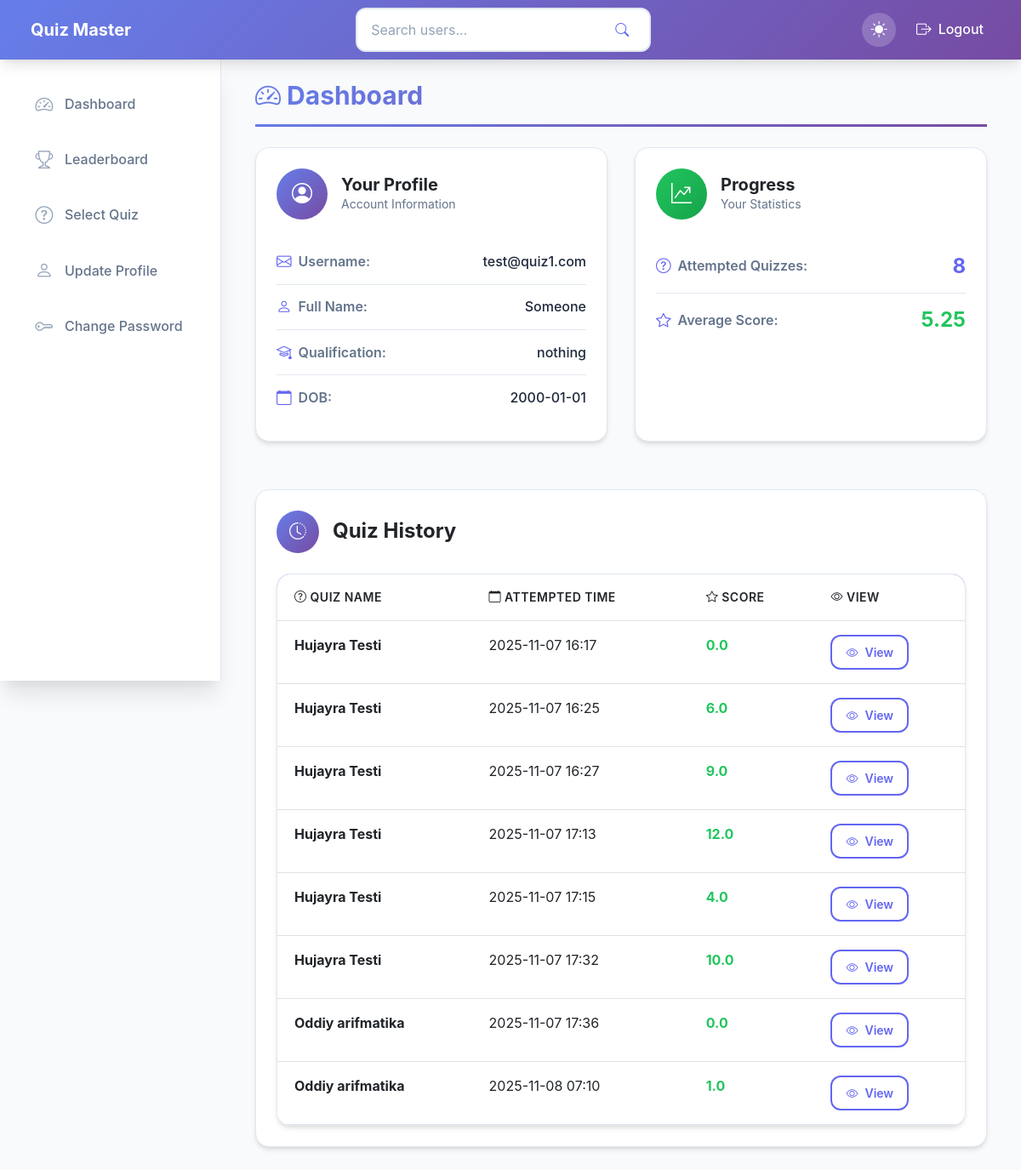
The page /dashboard (signed in) on the database its author committed.
### app/models/user.py (models this page shows, shortened)
class User(db.Model, UserMixin):
    id = db.Column(db.Integer, primary_key=True)
    username = db.Column(db.String(80), unique=True, nullable=False)
    password_hash = db.Column(db.String(200), nullable=False)
    fullname = db.Column(db.String(100), nullable=False)
    qualification = db.Column(db.String)
    dob = db.Column(db.Date)
    is_admin = db.Column(db.Boolean, default=False)
    avatar = db.Column(db.String(200), default='person-circle')  # Bootstrap icon name
    scores = db.relationship('Score', backref='user', lazy=True)

### app/models/score.py (models this page shows)
class Score(db.Model):
    id = db.Column(db.Integer, primary_key=True)
    total_scored = db.Column(db.Float, nullable=False)
    timestamp = db.Column(db.DateTime, default=db.func.current_timestamp())
    quiz_id = db.Column(db.Integer, db.ForeignKey('quiz.id'), nullable=False)
    user_id = db.Column(db.Integer, db.ForeignKey('user.id'), nullable=False)
    answers = db.relationship('Answer', backref='score', lazy=True)

### app/models/quiz.py (models this page shows)
class Quiz(db.Model):
    id = db.Column(db.Integer, primary_key=True)
    name = db.Column(db.String(100), nullable=False)
    date_of_quiz = db.Column(db.DateTime)
    time_duration = db.Column(db.Integer, default=0)
    chapter_id = db.Column(db.Integer, db.ForeignKey('chapter.id'), nullable=False)
    questions = db.relationship('Question', backref='quiz', lazy=True)
    scores = db.relationship('Score', backref='quiz', lazy=True)

### app/controllers/users_controller.py (the view)
@users_bp.route("/dashboard")
@login_required
def dashboard():
    scores = Score.query.filter_by(user_id=current_user.id).all()
    total_attempted_quizzes = len(scores)
    average_score = sum([s.total_scored for s in scores]) / total_attempted_quizzes if total_attempted_quizzes > 0 else 0
    return render_template("user/dashboard.html",
                           scores=scores,
                           total_attempted_quizzes=total_attempted_quizzes,
                           average_score=average_score)

### app/templates/user/dashboard.html (shortened to what this page needs)
{% extends "layout.html" %}
{% block content %}
<h1 class="page-title">
    <i class="bi bi-speedometer2"></i> Dashboard
</h1>
<section class="mb-6">
    <div style="display: grid; grid-template-columns: repeat(auto-fit, minmax(300px, 1fr)); gap: 2rem; margin-bottom: 2rem;">
        <div class="card">
            <div class="card-body">
                <div style="display: flex; align-items: center; gap: 1rem; margin-bottom: 1.5rem;">
                    <div style="width: 60px; height: 60px; border-radius: var(--radius-full); background: var(--primary-gradient); display: flex; align-items: center; justify-content: center; color: white; font-size: 1.5rem;">
                        <i class="bi bi-person-circle"></i>
                    </div>
                    <div>
                        <h3 style="margin: 0; font-size: 1.25rem; font-weight: 700;">Your Profile</h3>
                        <p style="margin: 0; color: var(--text-secondary); font-size: 0.875rem;">Account Information</p>
                    </div>
                </div>
                <div class="detail-item">
                    <span class="detail-key"><i class="bi bi-envelope"></i> Username:</span>
                    <span class="detail-value">{{ current_user.username }}</span>
                </div>
                <div class="detail-item">
                    <span class="detail-key"><i class="bi bi-person"></i> Full Name:</span>
                    <span class="detail-value">{{ current_user.fullname }}</span>
                </div>
                <div class="detail-item">
                    <span class="detail-key"><i class="bi bi-mortarboard"></i> Qualification:</span>
                    <span class="detail-value">{{ current_user.qualification or 'N/A' }}</span>
                </div>
                <div class="detail-item">
                    <span class="detail-key"><i class="bi bi-calendar"></i> DOB:</span>
                    <span class="detail-value">{{ current_user.dob }}</span>
                </div>
            </div>
        </div>
        <div class="card">
            <div class="card-body">
                <div style="display: flex; align-items: center; gap: 1rem; margin-bottom: 1.5rem;">
                    <div style="width: 60px; height: 60px; border-radius: var(--radius-full); background: linear-gradient(135deg, var(--success) 0%, var(--success-dark) 100%); display: flex; align-items: center; justify-content: center; color: white; font-size: 1.5rem;">
                        <i class="bi bi-graph-up-arrow"></i>
                    </div>
                    <div>
                        <h3 style="margin: 0; font-size: 1.25rem; font-weight: 700;">Progress</h3>
                        <p style="margin: 0; color: var(--text-secondary); font-size: 0.875rem;">Your Statistics</p>
                    </div>
                </div>
                <div class="detail-item">
                    <span class="detail-key"><i class="bi bi-question-circle"></i> Attempted Quizzes:</span>
                    <span class="detail-value" style="font-size: 1.5rem; font-weight: 700; color: var(--primary);">{{ total_attempted_quizzes }}</span>
                </div>
                <div class="detail-item">
                    <span class="detail-key"><i class="bi bi-star"></i> Average Score:</span>
                    <span class="detail-value" style="font-size: 1.5rem; font-weight: 700; color: var(--success);">{{ average_score|round(2) }}</span>
                </div>
            </div>
        </div>
    </div>
</section>
<section class="mb-6">
    <div class="card">
        <div class="card-body">
            <div style="display: flex; align-items: center; gap: 1rem; margin-bottom: 1.5rem;">
                <div style="width: 50px; height: 50px; border-radius: var(--radius-full); background: var(--primary-gradient); display: flex; align-items: center; justify-content: center; color: white; font-size: 1.25rem;">
                    <i class="bi bi-clock-history"></i>
                </div>
                <h3 style="margin: 0; font-size: 1.5rem; font-weight: 700;">Quiz History</h3>
            </div>
            {% if scores %}
            <div class="table-container">
                <table class="table">
                    <thead>
                        <tr>
                            <th><i class="bi bi-question-circle"></i> Quiz Name</th>
                            <th><i class="bi bi-calendar"></i> Attempted Time</th>
                            <th><i class="bi bi-star"></i> Score</th>
                            <th><i class="bi bi-eye"></i> View</th>
                        </tr>
                    </thead>
                    <tbody>
                        {% for score in scores %}
                        <tr>
                            <td><strong>{{ score.quiz.name }}</strong></td>
                            <td>{{ score.timestamp.strftime("%Y-%m-%d %H:%M") }}</td>
                            <td><span style="font-weight: 700; color: var(--success);">{{ score.total_scored }}</span></td>
                            <td>
                                <a href="{{ url_for('users.quiz_results', quiz_id=score.quiz.id) }}" class="btn btn-sm btn-outline-primary">
                                    <i class="bi bi-eye"></i> View
                                </a>
                            </td>
                        </tr>
                        {% endfor %}
                    </tbody>
                </table>
            </div>
            {% endif %}
        </div>
    </div>
</section>
{% endblock %}

### app/templates/layout.html (shortened to what this page needs)
<!doctype html>
<html data-theme="light">
<head>
    <link href="https://cdn.jsdelivr.net/npm/bootstrap@5.3.0/dist/css/bootstrap.min.css" rel="stylesheet">
    <link rel="stylesheet" href="https://cdn.jsdelivr.net/npm/bootstrap-icons@1.10.5/font/bootstrap-icons.css">
    <link rel="stylesheet" href="{{ url_for('static', filename='css/quiz.css') }}">
</head>
<body>
    <nav class="navbar navbar-expand-lg">
        <div class="container-fluid">
            <a href="{{ url_for('home') }}" class="navbar-brand">Quiz Master</a>
            {% if current_user.is_authenticated %}
            <form class="d-flex mx-auto" action="{{ url_for('users.search_users') }}" method="get">
                <div class="input-group">
                    <input class="form-control" type="search" name="q" placeholder="Search users..." aria-label="Search">
                    <button class="btn btn-outline-primary" type="submit"><i class="bi bi-search"></i></button>
                </div>
            </form>
            {% endif %}
            <ul class="navbar-nav">
                <li class="nav-item">
                    <button class="theme-toggle" id="themeToggle" aria-label="Toggle theme">
                        <i class="bi bi-sun-fill" id="themeIcon"></i>
                    </button>
                </li>
                {% if current_user.is_authenticated %}
                <li class="nav-item"><a href="{{ url_for('auth.logout') }}" class="nav-link"><i class="bi bi-box-arrow-right"></i> Logout</a></li>
                {% else %}
                <li class="nav-item"><a href="{{ url_for('auth.login') }}" class="nav-link"><i class="bi bi-box-arrow-in-right"></i> Login</a></li>
                <li class="nav-item"><a href="{{ url_for('auth.register') }}" class="nav-link"><i class="bi bi-person-plus"></i> Register</a></li>
                {% endif %}
            </ul>
        </div>
    </nav>
    {% if current_user.is_authenticated %}
        <aside class="drawer">
            {% if current_user.is_admin %}
            <a href="{{ url_for('admin.admin_dashboard') }}" class="nav-link"><i class="bi bi-speedometer2"></i> Dashboard</a>
            <a href="{{ url_for('admin.manage_subjects') }}" class="nav-link"><i class="bi bi-book"></i> Manage Subjects</a>
            <a href="{{ url_for('admin.manage_users') }}" class="nav-link"><i class="bi bi-people"></i> Manage Users</a>
            {% else %}
            <a href="{{ url_for('users.dashboard') }}" class="nav-link"><i class="bi bi-speedometer2"></i> Dashboard</a>
            <a href="{{ url_for('users.leaderboard') }}" class="nav-link"><i class="bi bi-trophy"></i> Leaderboard</a>
            <a href="{{ url_for('users.select_quiz') }}" class="nav-link"><i class="bi bi-question-circle"></i> Select Quiz</a>
            <a href="{{ url_for('users.update_profile') }}" class="nav-link"><i class="bi bi-person"></i> Update Profile</a>
            <a href="{{ url_for('users.change_password') }}" class="nav-link"><i class="bi bi-key"></i> Change Password</a>
            {% endif %}
        </aside>
    {% endif %}
    <main class="main-content">
        <div class="container">
            {% block content %}{% endblock %}
        </div>
    </main>
</body>
</html>

### rows shown on the page
User: username "test@quiz1.com", fullname "Someone", qualification "nothing", dob "2000-01-01"
Score: quiz.name "Hujayra Testi", timestamp "2025-11-07 16:17", total_scored "0.0"
Score: quiz.name "Hujayra Testi", timestamp "2025-11-07 16:25", total_scored "6.0"
Score: quiz.name "Hujayra Testi", timestamp "2025-11-07 16:27", total_scored "9.0"
Score: quiz.name "Hujayra Testi", timestamp "2025-11-07 17:13", total_scored "12.0"
Score: quiz.name "Hujayra Testi", timestamp "2025-11-07 17:15", total_scored "4.0"
Score: quiz.name "Hujayra Testi", timestamp "2025-11-07 17:32", total_scored "10.0"
Score: quiz.name "Oddiy arifmatika", timestamp "2025-11-07 17:36", total_scored "0.0"
Score: quiz.name "Oddiy arifmatika", timestamp "2025-11-08 07:10", total_scored "1.0"

### other values the page prints
{{ total_attempted_quizzes }} "8"
{{ average_score|round(2) }} "5.25"
